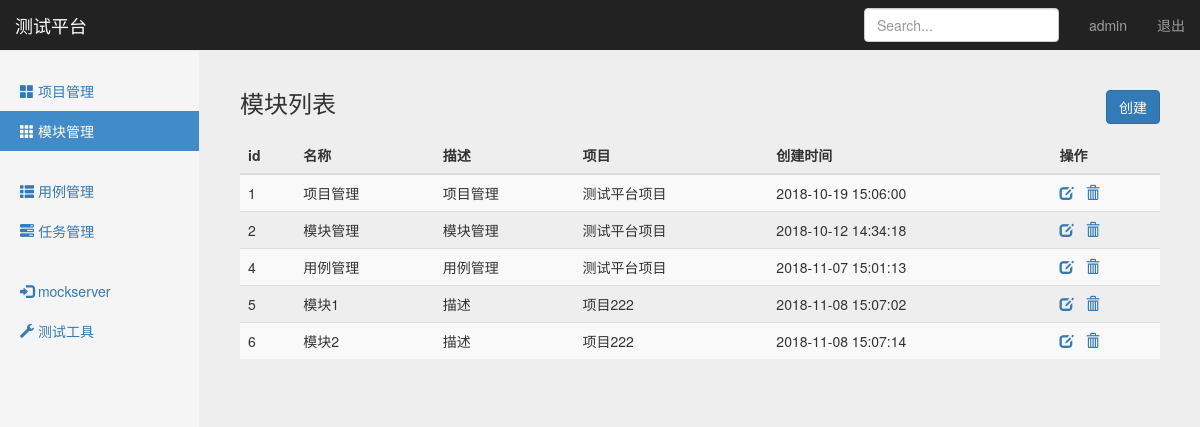
The page /manage/module_manage/ (signed in) on the database its author committed.
### project_app/models.py (models this page shows, shortened)
class Module(models.Model):
    project = models.ForeignKey(Project, on_delete=models.CASCADE)
    name = models.CharField("名称", max_length=100, blank=False, default="")
    describe = models.TextField("描述", default="")
    create_time = models.DateTimeField("创建时间", auto_now_add=True)

class Project(models.Model):
    name = models.CharField("名称", max_length=100, blank=False, default="")
    describe = models.TextField("描述", default="")
    status = models.BooleanField("状态：", default=True)
    create_time = models.DateTimeField("创建时间", auto_now_add=True)
    def __str__(self):
        return self.name

### project_app/views/module_views.py (the view)
# urls.py: path('module_manage/',  module_views.module_manage),
@login_required
def module_manage(request):
    username = request.session.get('user1', '')
    module_all = Module.objects.all()
    return render(request, "module_manage.html", {
        "user": username,
        "modules": module_all,
        "type": "list"
    })

### templates/module_manage.html (shortened to what this page needs)
{% extends "base.html" %}
{% block content %}
<nav class="navbar navbar-inverse navbar-fixed-top">
    <div class="container-fluid">
        <div class="navbar-header">
            <a class="navbar-brand" href="#">测试平台</a>
        </div>
        <div id="navbar" class="navbar-collapse collapse">
            <ul class="nav navbar-nav navbar-right">
                <li><a href="#">{{ user }}</a></li>
                <li><a href="/logout/">退出</a></li>
            </ul>
            <form class="navbar-form navbar-right">
                <input type="text" class="form-control" placeholder="Search...">
            </form>
        </div>
    </div>
</nav>
<div class="container-fluid">
    <div class="row">
        <div class="col-sm-3 col-md-2 sidebar">
            <ul class="nav nav-sidebar">
                <li><a href="/manage/project_manage/">
                    <span class="glyphicon glyphicon-th-large"></span> 项目管理</a>
                </li>
                <li class="active"><a href="/manage/module_manage/">
                    <span class="glyphicon glyphicon-th"></span> 模块管理</a>
                </li>
            </ul>
            <ul class="nav nav-sidebar">
                <li><a href="/interface/case_manage/">
                    <span class="glyphicon glyphicon-th-list"></span> 用例管理</a>
                </li>
                <li><a href="/interface/task_manage/">
                    <span class="glyphicon glyphicon-tasks"></span> 任务管理</a>
                </li>
            </ul>
            <ul class="nav nav-sidebar">
                <li><a href="#">
                    <span class="glyphicon glyphicon-log-in"></span> mockserver</a>
                </li>
                <li><a href="#">
                    <span class="glyphicon glyphicon-wrench"></span> 测试工具</a>
                </li>
            </ul>
        </div>
        {% if type == 'list'%}
        <div class="col-sm-9 col-sm-offset-3 col-md-10 col-md-offset-2 main">
            <h3 class="sub-header">模块列表
                <button type="button" class="btn btn-primary"
                style="float: right;"
                onclick="window.location.href='/manage/add_module/'">创建</button>
            </h3>
            <div class="table-responsive">
                <table class="table table-striped">
                    <thead>
                        <tr>
                            <th>id</th>
                            <th>名称</th>
                            <th>描述</th>
                            <th>项目</th>
                            <th>创建时间</th>
                            <th>操作</th>
                        </tr>
                    </thead>
                    <tbody>
                        {% for module in modules %}
                        <tr>
                            <td>{{ module.id }}</td>
                            <td>{{ module.name }}</td>
                            <td>{{ module.describe }}</td>
                            <td>{{ module.project }}</td>
                            <td>{{ module.create_time | date:"Y-m-d H:i:s" }}</td>
                            <td>
                                <a href="/manage/edit_module/{{module.id}}/" style="margin-right: 8px;">
                                    <span class="glyphicon glyphicon-edit"></span>
                                </a>
                                <a href="/manage/delete_module/{{module.id}}/">
                                    <span class="glyphicon glyphicon-trash"></span>
                                </a>
                            </td>
                        </tr>
                        {% endfor %}
                    </tbody>
                </table>
            </div>
        </div>
        {% endif %}
    </div>
</div>
{% endblock %}

### static/css/signin.css (style rules this page uses)
body { padding-top: 40px; padding-bottom: 40px; background-color: #eee; }

### static/css/dashboard.css (style rules this page uses)
body { padding-top: 50px; }
.sub-header { padding-bottom: 10px; border-bottom: 1px solid #eee; }
.navbar-fixed-top { border: 0; }
.sidebar { display: none; }
@media (min-width: 768px) { .sidebar { position: fixed; top: 51px; bottom: 0; left: 0; z-index: 1000; display: block; padding: 20px; overflow-x: hidden; overflow-y: auto; background-color: #f5f5f5; border-right: 1px solid #eee; } }
.nav-sidebar { margin-right: -21px; margin-bottom: 20px; margin-left: -20px; }
.nav-sidebar > li > a { padding-right: 20px; padding-left: 20px; }
.nav-sidebar > .active > a, .nav-sidebar > .active > a:hover, .nav-sidebar > .active > a:focus { color: #fff; background-color: #428bca; }
.main { padding: 20px; }
@media (min-width: 768px) { .main { padding-right: 40px; padding-left: 40px; } }

### rows shown on the page
Module: id "1", name "项目管理", describe "项目管理", project "测试平台项目", create_time "2018-10-19 15:06:00"
Module: id "2", name "模块管理", describe "模块管理", project "测试平台项目", create_time "2018-10-12 14:34:18"
Module: id "4", name "用例管理", describe "用例管理", project "测试平台项目", create_time "2018-11-07 15:01:13"
Module: id "5", name "模块1", describe "描述", project "项目222", create_time "2018-11-08 15:07:02"
Module: id "6", name "模块2", describe "描述", project "项目222", create_time "2018-11-08 15:07:14"

### other values the page prints
{{ user }} "admin"
